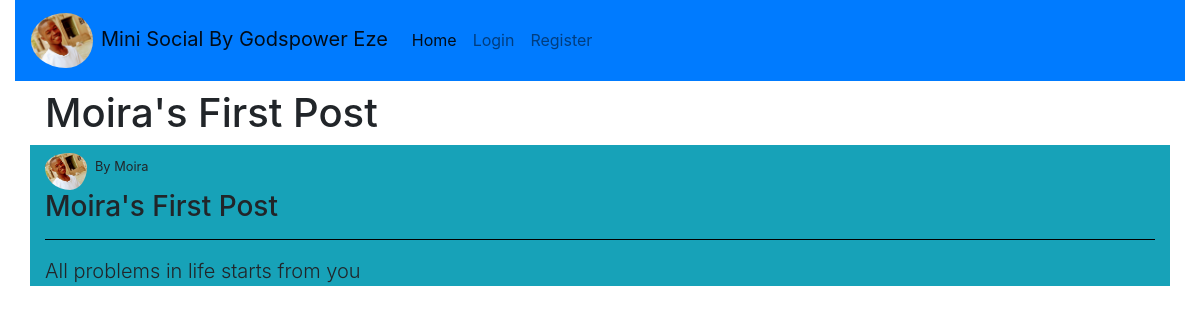
/detail/3, run on the app's committed database.
### socialmedia/models.py (models this page shows, shortened)
class Post(db.Model):
    id = db.Column(db.Integer, primary_key=True)
    post_image = db.Column(db.String(20), nullable=False, default='default.jpg')
    post_title = db.Column(db.String(50), nullable=False)
    post_content = db.Column(db.Text, nullable=False)
    date_posted = db.Column(db.DateTime, nullable=False, default=datetime.utcnow)
    user_id = db.Column(db.Integer, db.ForeignKey('user.id'), nullable=False)

class User(db.Model, UserMixin):
    id = db.Column(db.Integer, primary_key=True)
    username = db.Column(db.String(20), nullable=False, unique=True)
    email = db.Column(db.String(120), unique=True, nullable=False)
    profile_image = db.Column(db.String(20), nullable=False, default='default.jpg')
    password = db.Column(db.String(20), nullable=False)
    first_name = db.Column(db.String(20), nullable=True)
    last_name = db.Column(db.String(20), nullable=True)
    bio = db.Column(db.Text, nullable=True)
    gender = db.Column(db.String(20), nullable=True)
    posts = db.relationship('Post', backref='author', lazy=True)

### socialmedia/routes.py (the view)
@app.route('/detail/<int:user_id>')
def detail_view(user_id):
    post_detail = Post.query.get_or_404(user_id)
    return render_template('detail.html', post_detail=post_detail)

### socialmedia/templates/detail.html (shortened to what this page needs)
{% extends 'base.html' %}
{% block content %}
<h1 class="container">
    {{ post_detail.post_title }}
</h1>
    <div class="container bg-info">
        <small class="text-right"><img class="rounded-circle pr-2 pt-2" width="50px" src="{{ url_for('static', filename='mypicture.jpg')}}">By {{post_detail.author.username}}</small>
    <h3>{{ post_detail.post_title}}</h3>
        <hr color="black">
    <p class="lead">
        {{ post_detail.post_content }}
    </p>
     </div>
{% endblock %}

### data on the page
Post: post_title "Moira's First Post", post_content "All problems in life starts from you"
User: author.username "Moira"
